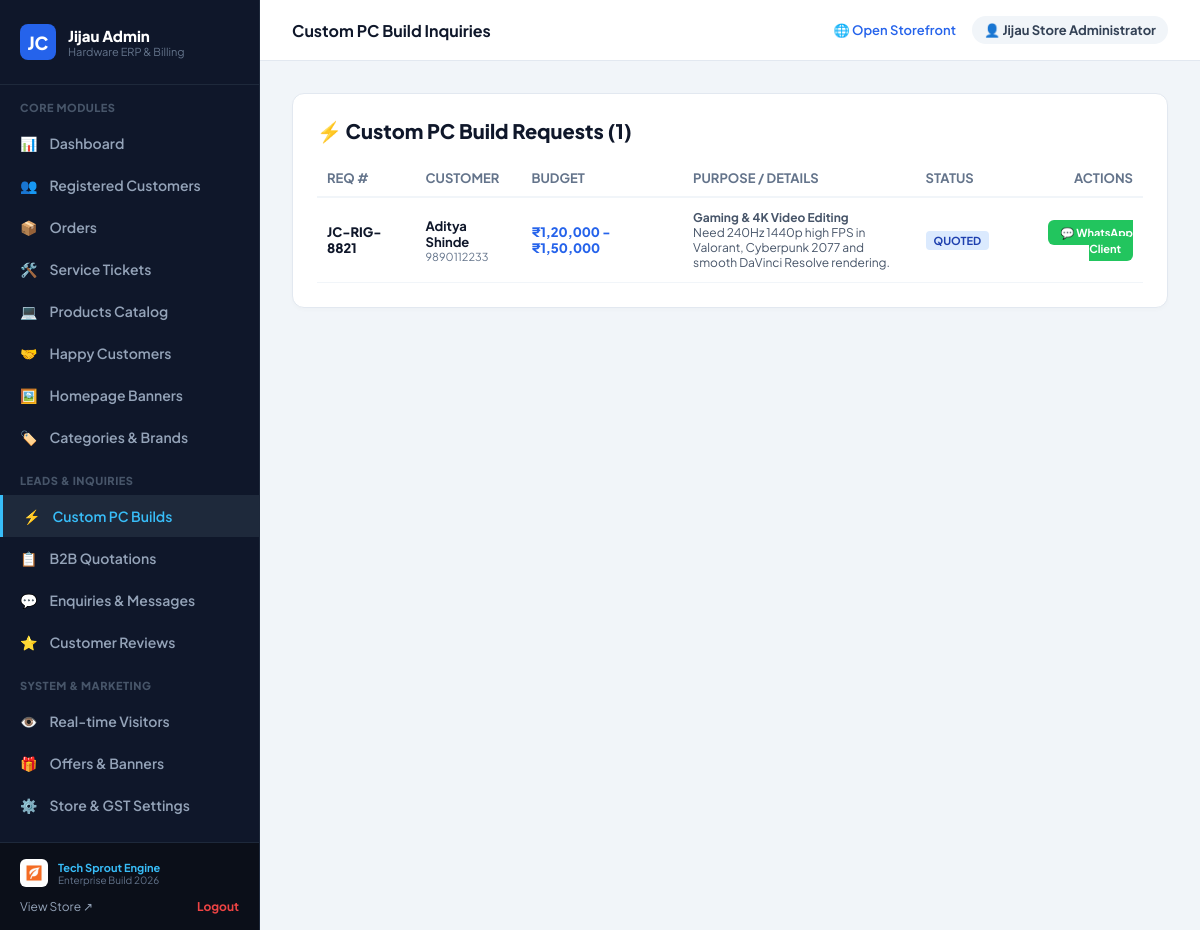
Screenshot of /php-jijaucomputers/admin/custom-pc.php (signed in) with the database file from the repository.
### tables this page shows
CREATE TABLE "CustomPcRequest" (
    "id" TEXT NOT NULL PRIMARY KEY,
    "reqNumber" TEXT NOT NULL,
    "customerName" TEXT NOT NULL,
    "phone" TEXT NOT NULL,
    "email" TEXT,
    "budget" TEXT NOT NULL,
    "purpose" TEXT NOT NULL,
    "cpuPref" TEXT,
    "gpuPref" TEXT,
    "ramPref" TEXT,
    "storagePref" TEXT,
    "cabinetPref" TEXT,
    "notes" TEXT,
    "status" TEXT NOT NULL DEFAULT 'PENDING',
    "adminNotes" TEXT,
    "totalEst" REAL,
    "createdAt" DATETIME NOT NULL DEFAULT CURRENT_TIMESTAMP,
    "updatedAt" DATETIME NOT NULL
);

### php-jijaucomputers/admin/custom-pc.php (the view, shortened to what this page needs)
<?php
require_once __DIR__ . '/includes/header.php';
require_once __DIR__ . '/includes/sidebar.php';
$db = getDB();
$builds = $db->query('SELECT * FROM "CustomPcRequest" ORDER BY createdAt DESC')->fetchAll();
?>
<div>
  <div style="background: white; border-radius: 12px; border: 1px solid #e2e8f0; padding: 24px; box-shadow: 0 2px 4px rgba(0,0,0,0.02);">
    <h2 style="font-size: 20px; font-weight: 800; color: #0f172a; margin: 0 0 16px;">⚡ Custom PC Build Requests (<?= count($builds) ?>)</h2>
    <div style="overflow-x: auto;">
      <table style="width: 100%; border-collapse: collapse; font-size: 13px; text-align: left;">
        <thead>
          <tr style="border-bottom: 2px solid #f1f5f9; color: #64748b;">
            <th style="padding: 10px;">REQ #</th>
            <th style="padding: 10px;">CUSTOMER</th>
            <th style="padding: 10px;">BUDGET</th>
            <th style="padding: 10px;">PURPOSE / DETAILS</th>
            <th style="padding: 10px;">STATUS</th>
            <th style="padding: 10px; text-align: right;">ACTIONS</th>
          </tr>
        </thead>
        <tbody>
          <?php if (empty($builds)): ?>
            <tr><td colspan="6" style="padding: 32px; text-align: center; color: #94a3b8;">No custom PC inquiries logged yet.</td></tr>
          <?php else: ?>
            <?php foreach ($builds as $b):
              $cleanPhone = preg_replace('/[^0-9]/', '', $b['phone']);
              if (strlen($cleanPhone) === 10) $cleanPhone = '91' . $cleanPhone;
              $waLink = "https://wa.me/{$cleanPhone}?text=" . urlencode("Hello {$b['customerName']}, regarding your custom PC build request #{$b['reqNumber']} (Budget {$b['budget']}):");
            ?>
              <tr style="border-bottom: 1px solid #f1f5f9;">
                <td style="padding: 12px 10px; font-weight: 800; color: #0f172a;"><?= htmlspecialchars($b['reqNumber']) ?></td>
                <td style="padding: 12px 10px;">
                  <div style="font-weight: 700;"><?= htmlspecialchars($b['customerName']) ?></div>
                  <div style="font-size: 11px; color: #64748b;"><?= htmlspecialchars($b['phone']) ?></div>
                </td>
                <td style="padding: 12px 10px; font-weight: 800; color: #2563eb;"><?= htmlspecialchars($b['budget']) ?></td>
                <td style="padding: 12px 10px; max-width: 250px; font-size: 12px; color: #475569;">
                  <strong><?= htmlspecialchars($b['purpose']) ?></strong><br>
                  <?= htmlspecialchars($b['notes'] ?? '') ?>
                </td>
                <td style="padding: 12px 10px;">
                  <span style="padding: 3px 8px; border-radius: 4px; font-weight: 700; font-size: 11px; background: #dbeafe; color: #1e40af;">
                    <?= htmlspecialchars($b['status']) ?>
                  </span>
                </td>
                <td style="padding: 12px 10px; text-align: right;">
                  <a href="<?= $waLink ?>" target="_blank" style="padding: 6px 12px; background: #22c55e; color: white; border-radius: 6px; text-decoration: none; font-weight: 700; font-size: 11px;">
                    💬 WhatsApp Client
                  </a>
                </td>
              </tr>
            <?php endforeach; ?>
          <?php endif; ?>
        </tbody>
      </table>
    </div>
  </div>
</div>
<?php require_once __DIR__ . '/includes/footer.php'; ?>

### php-jijaucomputers/public/css/style.css (style rules this page uses)
* { box-sizing: border-box; }
html, body { margin: 0; padding: 0; width: 100%; max-width: 100vw; overflow-x: hidden; font-family: 'Plus Jakarta Sans', -apple-system, BlinkMacSystemFont, 'Segoe UI', Roboto, sans-serif; -webkit-font-smoothing: antialiased; }

### php-jijaucomputers/admin/includes/header.php (style rules this page uses)
:root { --admin-bg: #0f172a; --admin-card: #1e293b; --admin-sidebar: #0b0f19; --admin-border: #334155; --admin-accent: #3b82f6; }
body.admin-body { background: #f1f5f9; color: #0f172a; font-family: 'Plus Jakarta Sans', sans-serif; margin: 0; padding: 0; display: flex; min-height: 100vh; }

### rows the page displays
custompcrequest: reqNumber "JC-RIG-8821", customerName "Aditya Shinde", phone "9890112233", budget "₹1,20,000 - ₹1,50,000", purpose "Gaming & 4K Video Editing", notes "Need 240Hz 1440p high FPS in Valorant, Cyberpunk 2077 and smooth DaVinci Resolve rendering.", status "QUOTED"

### other values shown
$pageTitle "Custom PC Build Inquiries"
$adminUser['name'] "Jijau Store Administrator"
count($builds) "1"
